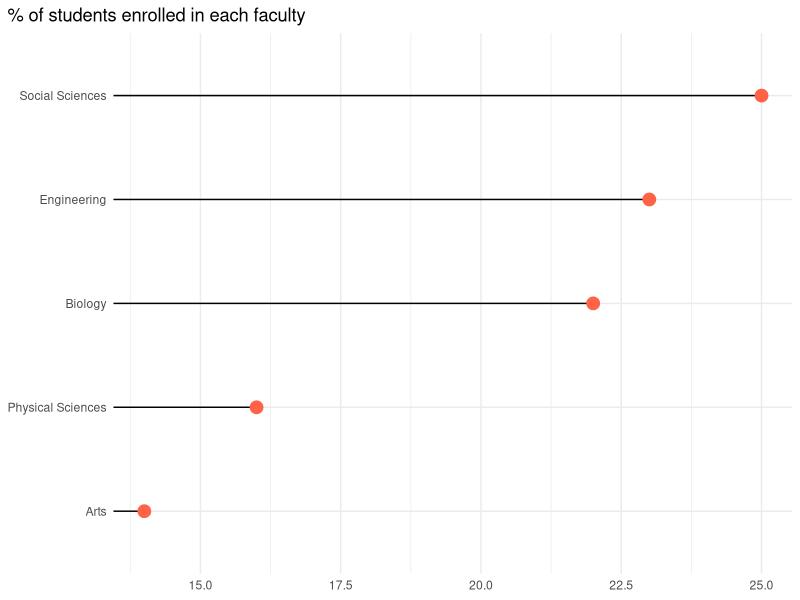

Write the R code that produced this figure.
## ---- chunk 1
library(here)
library(readr)
library(dplyr)
library(forcats)
library(ggplot2)
## ---- chunk 2
faculty_division <- read_csv(here("data", "faculty-division.csv"))
## ---- chunk 3
faculty_division_ordered <- faculty_division |>
  mutate(faculty = fct_reorder(faculty, percentage))
## ---- chunk 4
faculty_division_ordered |>
  ggplot(aes(x = faculty, y = percentage)) +
  geom_segment(x = faculty_division_ordered$faculty,
               xend = faculty_division_ordered$faculty,
               y = 0,
               yend = faculty_division_ordered$percentage,
               linewidth = 0.5) +
  geom_point(size = 4,
             colour = "tomato") +
  labs(title = "% of students enrolled in each faculty") +
  coord_flip() +
  theme_minimal() +
  theme(axis.title = element_blank(),
        plot.title.position = "plot")
